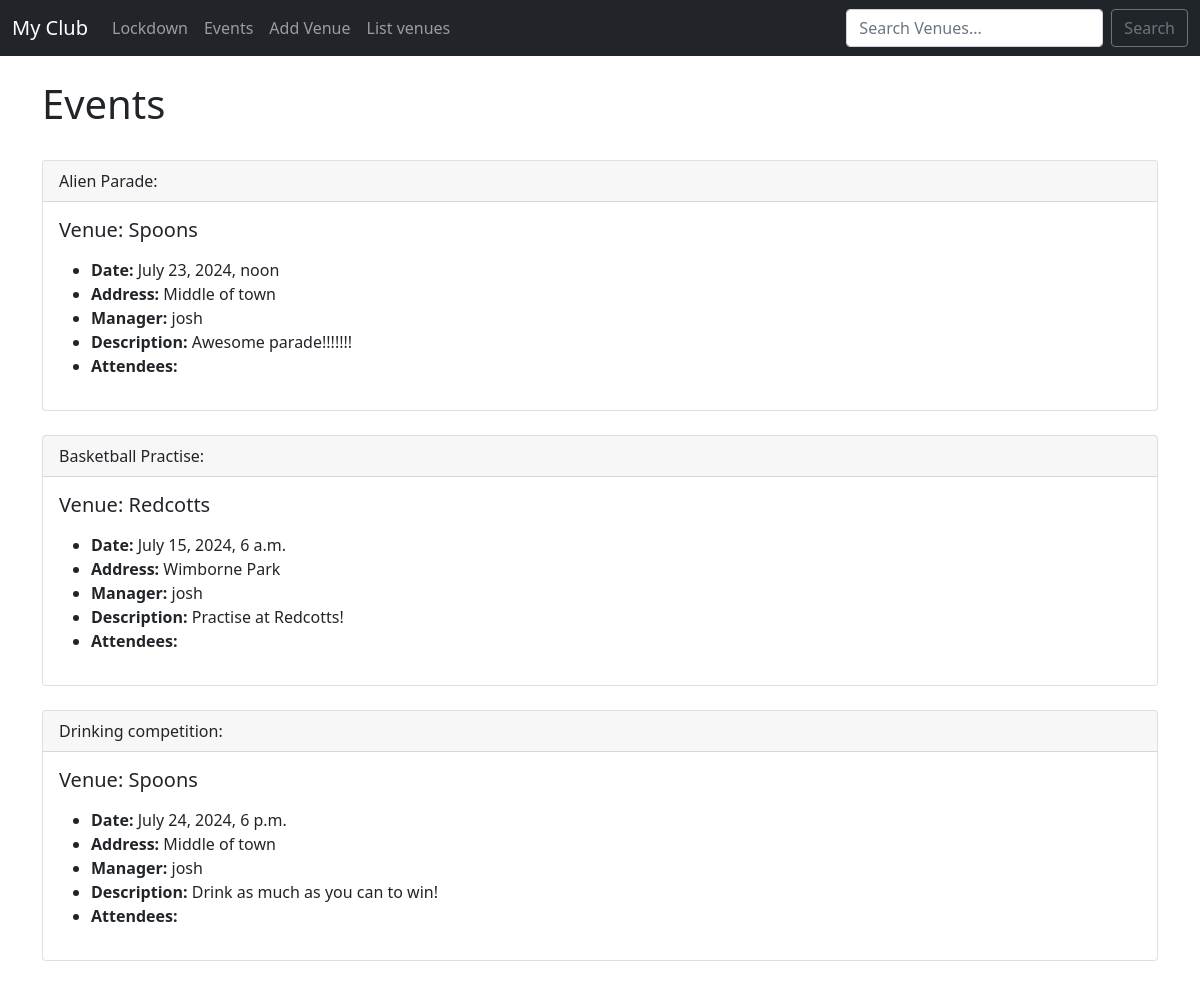
The app's page /events with its own data.
### myapp/models.py (models this page shows)
class Event(models.Model):
    name = models.CharField('Event Name', max_length=120)
    event_date = models.DateTimeField('Event Date')
    venue = models.ForeignKey(Venue, blank=True, null=True, on_delete=models.CASCADE)
    manager = models.ForeignKey(User, blank=True, null=True, on_delete=models.SET_NULL)
    description = models.TextField(blank=True)
    attendees = models.ManyToManyField(MyClubUser, blank=True)
    def __str__(self):
        return self.name

class Venue(models.Model):
    name = models.CharField('Venue Name', max_length=120)
    address = models.CharField(max_length=300)
    post_code = models.CharField('Post Code', max_length=8)
    phone_number = models.CharField('Contact Phone', max_length=20, blank=True)
    web = models.URLField('Website address', blank=True)
    email_address = models.EmailField('Email Address', blank=True)
    def __str__(self):
        return self.name

### myapp/views.py (the view)
# urls.py: path('events', views.all_events, name="list_events"), # The name allows for them to be identified later in other files
def all_events(request):
    event_list = Event.objects.all()
    return render(request, 'events/event_list.html', {"event_list": event_list})

### myapp/templates/events/event_list.html (shortened to what this page needs)
{% extends 'events/base.html' %}
{% block content %}
<h1>Events</h1>
<br>
    {% for event in event_list %}
    <div class="card">
        <div class="card-header">
            {{ event }}:
        </div>
        <div class="card-body">
          <h5 class="card-title">Venue: {{ event.venue }}</h5>
          <p class="card-text">
            <ul>
                <li><strong>Date:</strong> {{ event.event_date }}</li>
                <li><strong> Address:</strong> {{ event.venue.address }}</li>
                <li><strong>Manager:</strong> {{ event.manager }}</li>
                <li><strong>Description:</strong> {{ event.description }}</li>
                <li><strong>Attendees:</strong>
            </ul>
          </p>
        </div>
      </div>
    <br>
    {% endfor %}
{% endblock %}

### myapp/templates/events/base.html (shortened to what this page needs)
<!doctype html>
<html lang="en">
  <head>
    <link href="https://cdn.jsdelivr.net/npm/bootstrap@5.0.2/dist/css/bootstrap.min.css" rel="stylesheet">
  </head>
  <body>
    {% include 'events/nav_bar.html' %}
    <br>
    <div class="container">
        {% block content %}
        {% endblock %}
    </div>
  </body>
</html>

### myapp/templates/events/nav_bar.html (shortened to what this page needs)
<nav class="navbar navbar-expand-lg navbar-dark bg-dark">
    <div class="container-fluid">
      <a class="navbar-brand" href="{% url 'home' %}">My Club</a>
      <div class="collapse navbar-collapse" id="navbarSupportedContent">
        <ul class="navbar-nav me-auto mb-2 mb-lg-0">
          <li class="nav-item">
            <a class="nav-link" href="{% url 'home' '2020' 'March' %}">Lockdown</a>
          </li>
          <li class="nav-item">
            <a class="nav-link" href="{% url 'list_events'%}">Events</a>
          </li>
          <li class="nav-item">
            <a class="nav-link" href="{% url 'add-venue'%}">Add Venue</a>
          </li>
          <li class="nav-item">
            <a class="nav-link" href="{% url 'list-venues'%}">List venues</a>
          </li>
        </ul>
        <form class="d-flex" action="{% url 'search-venues' %}" method="POST">
          <input class="form-control me-2" type="search" placeholder="Search Venues..." aria-label="Search" name="searched">
          <button class="btn btn-outline-secondary" type="submit">Search</button>
        </form>
      </div>
    </div>
  </nav>

### records on screen
Event: name "Alien Parade", venue "Spoons", event_date "July 23, 2024, noon", venue.address "Middle of town", manager "josh", description "Awesome parade!!!!!!!"
Event: name "Basketball Practise", venue "Redcotts", event_date "July 15, 2024, 6 a.m.", venue.address "Wimborne Park", manager "josh", description "Practise at Redcotts!"
Event: name "Drinking competition", venue "Spoons", event_date "July 24, 2024, 6 p.m.", venue.address "Middle of town", manager "josh", description "Drink as much as you can to win!"
